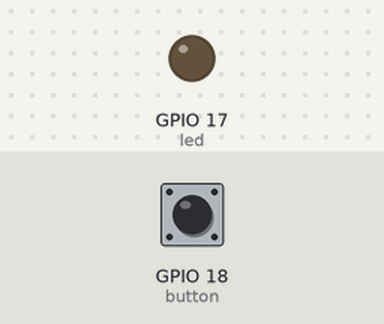
A program run on a simulated Raspberry Pi (BCM pin numbers). Shown: output pins drawn as LEDs (lit = HIGH). The inputs (shaded band) are chosen by the test bench; at power-on: GPIO 18 (button) HIGH.

Above: at 1.2 s.
1.3 s: GPIO 18 (button) pulled LOW for 0.15 s
At 2.2 s:
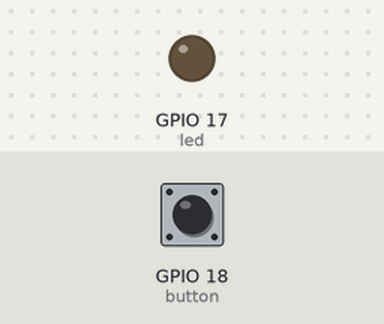
2.9 s: GPIO 18 (button) pulled LOW for 1 s
At 3.11 s:
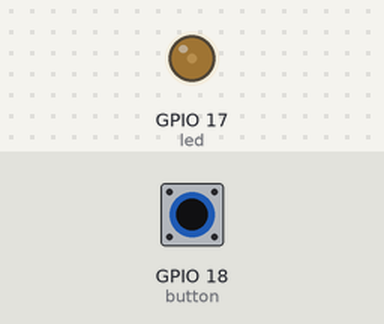
At 3.83 s:
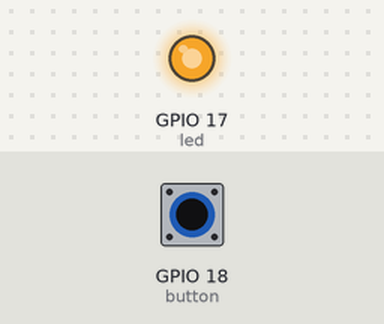
Timing chart, 0 to 5.9 s (numbered marks = the images above; inputs shaded):
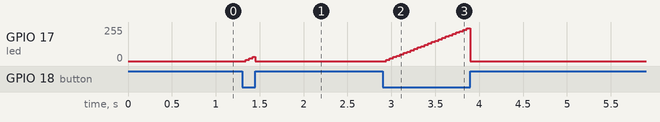

The program:

Button2.py
```python
from gpiozero import Button, PWMLED
from signal import pause


def say_hello():
    led.pulse()

def say_goodbye():
    led.off()

button = Button(18)
led = PWMLED(17)

button.when_pressed = say_hello
button.when_released = say_goodbye

pause()
```

Measured:
- after the input at 1.3 s, GPIO 17 (led): 0/255 → 10/255 at once, → 20/255 0.04 s later, → 31/255 0.04 s later, → 0/255 0.03 s later
- after the input at 2.9 s, GPIO 17 (led): rises from 0/255 to 245/255 in 0.92 s, then falls to 0/255 in 0.04 s
